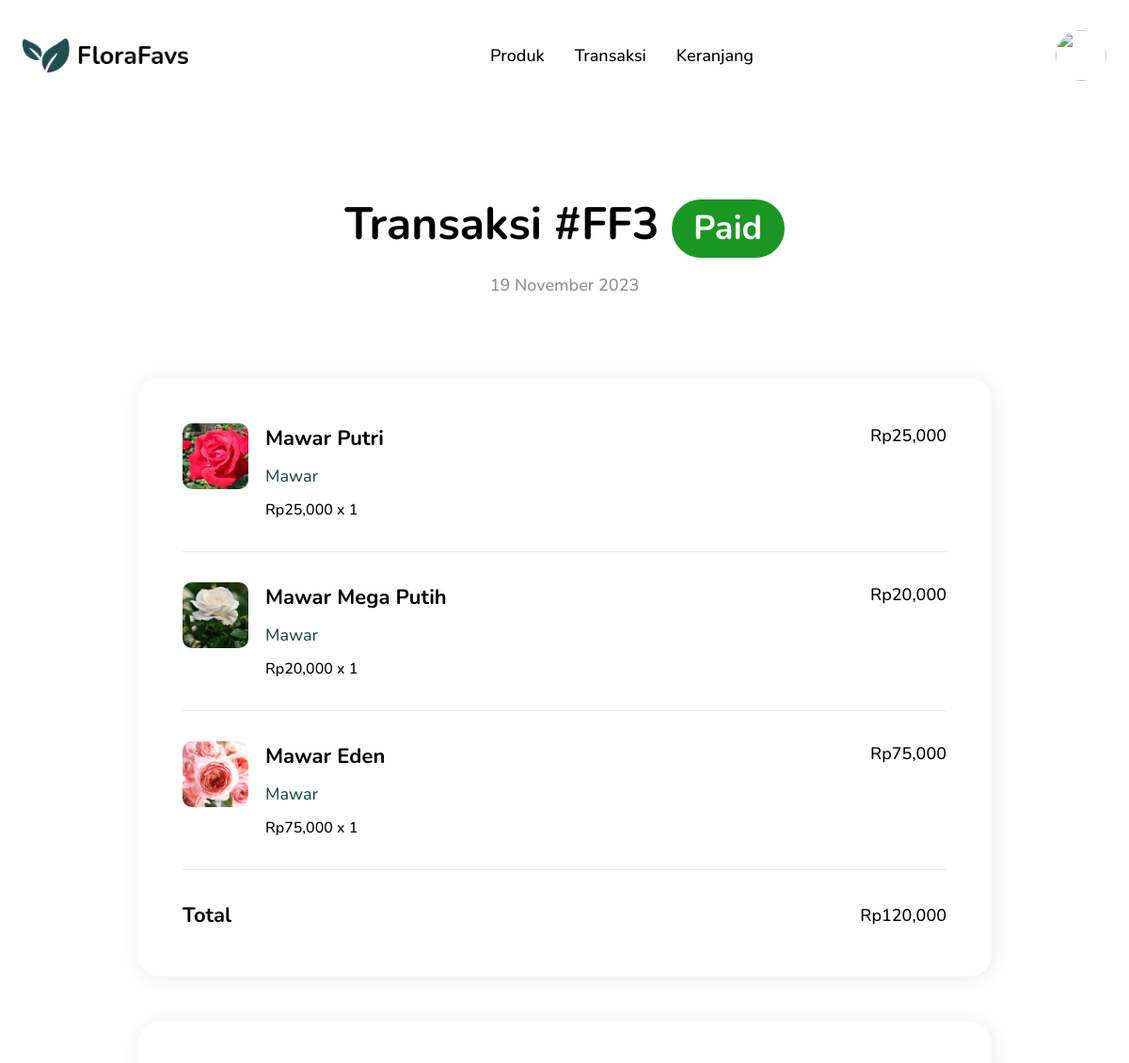
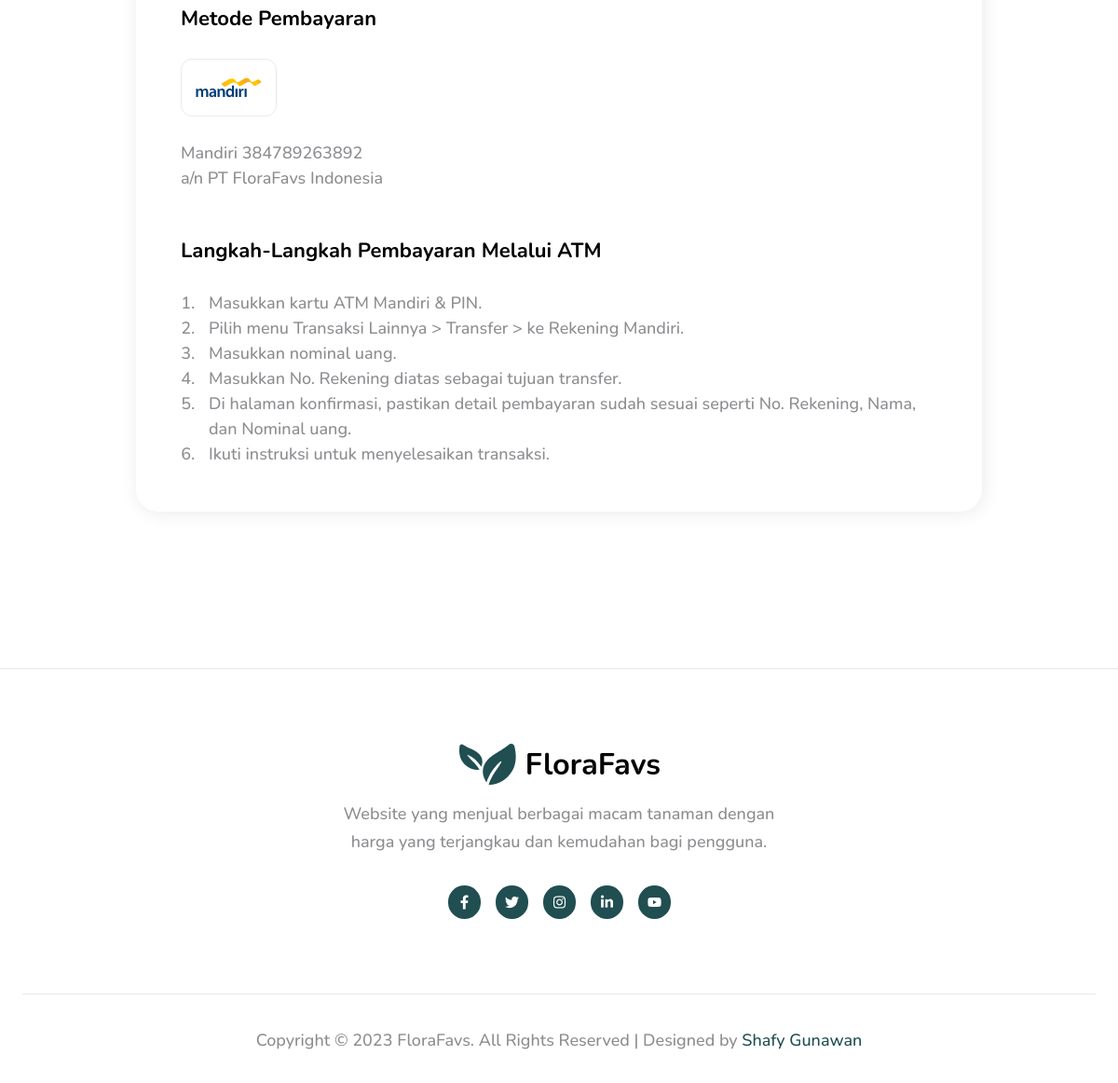
Page /transaction-single.php?order_id=3 (signed in) on the committed database (2 pictures, top to bottom).
### tables this page shows
CREATE TABLE `orders` (
  `order_id` int(11) NOT NULL,
  `customer_id` int(11) NOT NULL,
  `payment_method_id` int(11) NOT NULL,
  `order_date` date NOT NULL,
  `order_status` varchar(50) NOT NULL,
  `order_total_price` int(11) NOT NULL
);

CREATE TABLE `order_details` (
  `order_detail_id` int(11) NOT NULL,
  `order_id` int(11) NOT NULL,
  `plant_id` int(11) NOT NULL,
  `order_detail_qty` int(11) NOT NULL,
  `order_detail_unit_price` int(11) NOT NULL
);

CREATE TABLE `plants` (
  `plant_id` int(11) NOT NULL,
  `supplier_id` int(11) NOT NULL,
  `category_id` int(11) NOT NULL,
  `plant_name` varchar(255) NOT NULL,
  `plant_price` int(11) NOT NULL,
  `plant_stock` int(11) NOT NULL,
  `plant_photo` varchar(255) NOT NULL
);

CREATE TABLE `categories` (
  `category_id` int(11) NOT NULL,
  `category_name` varchar(50) NOT NULL
);

CREATE TABLE `payment_methods` (
  `payment_method_id` int(11) NOT NULL,
  `payment_method_name` varchar(255) NOT NULL,
  `payment_method_number` varchar(50) NOT NULL,
  `payment_method_bank` varchar(50) NOT NULL,
  `payment_method_logo` varchar(255) NOT NULL
);

### data/order.php (called while the page is built, shortened)
<?php
require_once(__DIR__ . '/order-detail.php');
function find_order_with_payment_method($customer_id, $id)
{
  try {
    $db = new PDO('mysql:host=localhost;dbname=' . DB_NAME, DB_USERNAME, DB_PASSWORD, [PDO::ATTR_ERRMODE => PDO::ERRMODE_EXCEPTION]);
    $statement = $db->prepare("SELECT * FROM orders INNER JOIN payment_methods ON payment_methods.payment_method_id = orders.payment_method_id WHERE order_id = :id AND customer_id = :customer_id");
    $statement->bindValue(":id", $id);
    $statement->bindValue(":customer_id", $customer_id);
    $statement->execute();
    $order = $statement->fetch(PDO::FETCH_ASSOC);
    return $order;
  } catch (PDOException $error) {
    throw new Exception($error->getMessage());
  }
}

### data/order-detail.php (called while the page is built, shortened)
<?php
function get_order_details_with_plant_with_category($order_id)
{
  try {
    $db = new PDO('mysql:host=localhost;dbname=' . DB_NAME, DB_USERNAME, DB_PASSWORD, [PDO::ATTR_ERRMODE => PDO::ERRMODE_EXCEPTION]);
    $statement = $db->prepare("SELECT * FROM order_details INNER JOIN plants ON plants.plant_id = order_details.plant_id INNER JOIN categories ON categories.category_id = plants.category_id WHERE order_id = :order_id ORDER BY order_detail_id DESC");
    $statement->bindValue(":order_id", $order_id);
    $statement->execute();
    $order_details = $statement->fetchAll(PDO::FETCH_ASSOC);
    return $order_details;
  } catch (PDOException $error) {
    throw new Exception($error->getMessage());
  }
}

### transaction-single.php (the view, shortened to what this page needs)
<?php
require_once('data/order.php');
require_once('data/order-detail.php');
$order = find_order_with_payment_method($_SESSION['customer_id'], $_GET['order_id']);
$order_details = get_order_details_with_plant_with_category($order['order_id']);
require('layouts/header.php');
?>
<link rel="stylesheet" href="./assets/css/transaction-single.css">
<main>
  <div class="transaction-single">
    <div class="transaction-single__header">
      <h1>
        Transaksi #FF<?= $order['order_id'] ?> <span class="badge <?= $order['order_status'] == 'paid' ? 'badge_success' : 'badge_danger' ?>"><?= ucwords($order['order_status']) ?></span>
      </h1>
      <p><?= date('d F Y', strtotime($order['order_date'])) ?></p>
    </div>
    <div class="transaction-single__body">
      <div class="transaction-single__list">
        <?php $total = 0; ?>
        <?php foreach ($order_details as $order_detail) : ?>
          <?php
          $subtotal =  $order_detail['plant_price'] * $order_detail['order_detail_qty'];
          $total += $subtotal;
          ?>
          <div class="transaction-single__item">
            <div class="transaction-single__item-left">
              <img src="./assets/img/plants/<?= $order_detail['plant_photo'] ?>" alt="<?= $order_detail['plant_name'] ?>" />
              <div class="transaction-single__item-left-text">
                <h2><?= $order_detail['plant_name'] ?></h2>
                <p><?= $order_detail['category_name'] ?></p>
                <span>Rp<?= number_format($order_detail['order_detail_unit_price']) ?> x <?= $order_detail['order_detail_qty'] ?></span>
              </div>
            </div>
            <div class="transaction-single__item-right">
              <p>Rp<?= number_format($subtotal) ?></p>
            </div>
          </div>
          <hr />
        <?php endforeach; ?>
        <div class="transaction-single__item">
          <div class="transaction-single__item-left">
            <h2>Total</h2>
          </div>
          <div class="transaction-single__item-right">
            <p>Rp<?= number_format($total) ?></p>
          </div>
        </div>
      </div>
      <div class="transaction-single__method">
        <div class="transaction-single__method-group">
          <h2 class="transaction-single__method-title">Metode Pembayaran</h2>
          <div class="transaction-single__method-list">
            <div class="transaction-single__method-item">
              <img src="./assets/img/banks/<?= $order['payment_method_logo'] ?>" alt="<?= $order['payment_method_bank'] ?>" />
            </div>
          </div>
          <p>
            <?= $order['payment_method_bank'] ?> <?= $order['payment_method_number'] ?> <br />
            a/n <?= $order['payment_method_name'] ?>
          </p>
        </div>
        <div class="transaction-single__method-group">
          <h2 class="transaction-single__method-title">
            Langkah-Langkah Pembayaran Melalui ATM
          </h2>
          <ol>
            <li>Masukkan kartu ATM <?= $order['payment_method_bank'] ?> & PIN.</li>
            <li>Pilih menu Transaksi Lainnya > Transfer > ke Rekening <?= $order['payment_method_bank'] ?>.</li>
            <li>Masukkan nominal uang.</li>
            <li>Masukkan No. Rekening diatas sebagai tujuan transfer.</li>
            <li>Di halaman konfirmasi, pastikan detail pembayaran sudah sesuai seperti No. Rekening, Nama, dan Nominal uang.</li>
            <li>Ikuti instruksi untuk menyelesaikan transaksi.</li>
          </ol>
        </div>
      </div>
    </div>
  </div>
</main>
<?php
require('layouts/footer.php');
?>

### layouts/header.php (shortened to what this page needs)
<!DOCTYPE html>
<html lang="id">
<head>
  <link rel="stylesheet" href="./assets/css/style.css" />
  <link rel="stylesheet" href="./assets/css/customer.css" />
</head>
<body>
  <div class="navbar">
    <div class="navbar__container container">
      <a href="./index.php" class="navbar__brand">
        <img src="./assets/img/logo.png" alt="FloraFavs" />
      </a>
      <?php if (isset($_SESSION['customer_id'])) : ?>
        <nav class="navbar__nav">
          <a href="./products.php" class="navbar__link">Produk</a>
          <a href="./transactions.php" class="navbar__link">Transaksi</a>
          <a href="./cart.php" class="navbar__link">Keranjang</a>
        </nav>
      <?php endif; ?>
      <div class="navbar__right">
        <?php if (isset($_SESSION['customer_id'])) : ?>
          <div class="navbar__profile">
            <label for="navbar__profile-toggler" class="navbar__profile-toggler">
              <img src="./assets/img/default-profile.jpg" alt="" class="navbar__profile-img" />
            </label>
          </div>
        <?php endif; ?>
      </div>
    </div>
  </div>

### layouts/footer.php
<div class="footer">
  <div class="container">
    <div class="footer__header">
      <a href="./index.php" class="footer__brand">
        <img src="./assets/img/logo.png" alt="FloraFavs" />
      </a>
      <p class="footer__description">
        Website yang menjual berbagai macam tanaman dengan harga yang terjangkau dan kemudahan bagi pengguna.
      </p>
      <div class="footer__socmed-list">
        <a href="#" class="footer__socmed-link"><img src="./assets/img/socmeds/facebook.png" alt="FloraFavs Facebook" class="footer__socmed-img" /></a>
        <a href="#" class="footer__socmed-link"><img src="./assets/img/socmeds/twitter.png" alt="FloraFavs Twitter" class="footer__socmed-img" /></a>
        <a href="#" class="footer__socmed-link"><img src="./assets/img/socmeds/instagram.png" alt="FloraFavs Instagram" class="footer__socmed-img" /></a>
        <a href="#" class="footer__socmed-link"><img src="./assets/img/socmeds/linkedin-in.png" alt="FloraFavs LinkedIn" class="footer__socmed-img" /></a>
        <a href="#" class="footer__socmed-link"><img src="./assets/img/socmeds/youtube.png" alt="FloraFavs Youtube" class="footer__socmed-img" /></a>
      </div>
    </div>
    <hr />
    <p class="footer__copyright">
      Copyright &copy; 2023 FloraFavs. All Rights Reserved | Designed by
      <a href="https://www.linkedin.com/in/shafygunawan/">Shafy Gunawan</a>
    </p>
  </div>
</div>
</body>
</html>

### assets/css/style.css (style rules this page uses)
html, body, div, span, applet, object, iframe, h1, h2, h3, h4, h5, h6, p, blockquote, pre, a, abbr, acronym, address, big, cite, code, del, dfn, em, img, ins, kbd, q, s, samp, small, strike, strong, sub, sup, tt, var, b, u, i, center, dl, dt, dd, ol, ul, li, fieldset, form, label, legend, table, caption, tbody, tfoot, thead, tr, th, td, article, aside, canvas, details, embed, figure, figcaption, footer, header, hgroup, menu, nav, output, ruby, section, summary, time, mark, audio, video { margin: 0; padding: 0; border: 0; font-size: 100%; font: inherit; vertical-align: baseline; }
article, aside, details, figcaption, figure, footer, header, hgroup, menu, nav, section { display: block; }
body { line-height: 1.5; }
ol, ul { list-style: none; }
html { box-sizing: border-box; font-family: "Nunito", sans-serif; font-size: 16px; font-weight: 500; }
body { background-color: #ffffff; color: #000000; }
*, *::before, *::after { box-sizing: border-box; }
.container { margin-inline: auto; max-width: 1318px; padding-inline: 1.5rem; width: 100%; }

### assets/css/customer.css (style rules this page uses)
.navbar { position: sticky; top: 0; left: 0; z-index: 1050; background-color: #ffffff; }
.navbar__container { display: flex; align-items: center; justify-content: space-between; padding: 32px 24px; }
.navbar__brand { text-decoration: none; }
.navbar__brand img { display: block; height: 36px; }
.navbar__nav { display: flex; align-items: center; gap: 32px; }
.navbar__link { font-size: 18px; font-weight: 500; color: #000000; text-decoration: none; }
.navbar__right { display: flex; align-items: center; gap: 20px; }
.navbar__profile { position: relative; display: block; }
.navbar__profile-toggler { display: flex; align-items: center; text-decoration: none; color: #000000; }
.navbar__profile-img { display: block; width: 54px; height: 54px; object-fit: cover; border-radius: 9999rem; }
.footer { margin-top: 84px; padding-top: 80px; padding-bottom: 32px; border-top: 1px solid #e9e9e9; }
.footer__header { max-width: 466px; margin-inline: auto; }
.footer__brand { display: block; margin-bottom: 16px; text-decoration: none; }
.footer__brand img { display: block; height: 44px; margin-inline: auto; }
.footer__description { font-size: 18px; color: #8d8d91; line-height: 30px; margin-bottom: 32px; text-align: center; }
.footer__socmed-list { display: flex; justify-content: center; gap: 16px; }
.footer__socmed-link { display: flex; justify-content: center; align-items: center; padding: 10px; background-color: #204e51; text-decoration: none; border-radius: 9999px; }
.footer__socmed-link img { width: 15px; }
.footer hr { border: none; border-top: 1px solid #e9e9e9; margin: 80px 0 36px; }
.footer__copyright { color: #8d8d91; font-size: 18px; text-align: center; }
.footer__copyright a { color: #204e51; text-decoration: none; }
.badge { display: inline-block; padding: 0.35em 0.65em; font-size: 0.75em; font-weight: 700; line-height: 1; color: #000000; text-align: center; white-space: nowrap; vertical-align: baseline; border-radius: 9999rem; }
.badge_success { color: #ffffff; background-color: #199623; }

### rows in the picture
orders: order_id "3", order_status "Paid", order_date "19 November 2023", payment_method.payment_method_logo (picture), payment_method.payment_method_bank "Mandiri", payment_method.payment_method_number "384789263892", payment_method.payment_method_name "PT FloraFavs Indonesia"
order_details: plant.plant_photo (picture), plant.plant_name "Mawar Putri", categories.category_name "Mawar", order_detail_unit_price "25,000", order_detail_qty "1", subtotal "25,000"
order_details: plant.plant_photo (picture), plant.plant_name "Mawar Mega Putih", categories.category_name "Mawar", order_detail_unit_price "20,000", order_detail_qty "1", subtotal "20,000"
order_details: plant.plant_photo (picture), plant.plant_name "Mawar Eden", categories.category_name "Mawar", order_detail_unit_price "75,000", order_detail_qty "1", subtotal "75,000"

### other values in the picture
$total "120,000"
